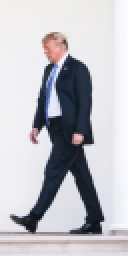
#> input picture prediction_images/human/trump.png, 64 x 128 px (shown 2 times larger)
$ python -i Feature_extraction.py   (imports and definitions only)   (older library calls are emulated)
#> lines starting #> are read from the running program, lines starting #| are printed output that depends on the picture
#> further down, picture is the input picture: shape (128, 64, 3); mean B, G, R 195.3, 189.4, 189.8
import numpy as np
import math
import cv2


#normalization scheme used in research paper
def l2_hys_normalize(v):
    v = np.array(v, dtype=np.float32)  #Change to numpy array for element wise operations
    epsilon = 1e-5
    norm = np.sqrt(np.sum(v ** 2) + epsilon ** 2)
    v = v / norm

    #limit max value
    v = np.clip(v, 0, 0.2)

    #normalise again
    norm = np.sqrt(np.sum(v ** 2) + epsilon ** 2)
    v = v / norm

    v= v.tolist() #convert back to list
    return v

#normalization scheme used in research paper but without clipping
def l2_normalize(v):
    v = np.array(v, dtype=np.float32)  #Change to numpy array for element wise operations
    epsilon = 1e-5
    norm = np.sqrt(np.sum(v ** 2) + epsilon ** 2)
    v = v / norm

    v= v.tolist() #convert back to list
    return v

#Normalisation - scales length of vector to 1
def l1_normalize(v):
    v = np.array(v, dtype=np.float32)
    norm = np.sum(np.abs(v))  # sum of absolute values
    v = v / norm
    return v.tolist()

def softmax_normalize(v):
    v = np.array(v, dtype=np.float32)
    exps = np.exp(v - np.max(v))
    v = exps / np.sum(exps)
    return v.tolist()


def feature_extraction(image, num_bins = 133,  block_size = 16, dx_kernel = np.array([[-1, 0, 1]]), dy_kernel = np.array([[1], [0], [-1]]), detection_window_width = 64, detection_window_height = 128,  norm_technique = "L2-hys", block_forming_pattern = "TL_square"):
    #print(norm_technique)
    #Resize image
#> called with num_bins = 133, block_size = 16, dx_kernel = array of shape (1, 3), dy_kernel = array of shape (3, 1), detection_window_width = 64, detection_window_height = 128, norm_technique = 'L2-hys', block_forming_pattern = 'TL_square'
    detection_window_width = 64
    detection_window_height = 128
    if len(image.shape) == 3 and image.shape[2] == 3:
        image = cv2.cvtColor(image, cv2.COLOR_BGR2GRAY) #convert to grayscale if needed
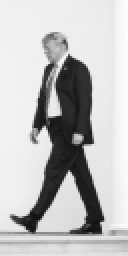
#> image: shape (128, 64) (shown 2 times larger); min 16, max 254, mean 190.2
    image = cv2.resize(image, (detection_window_width, detection_window_height))

    #Calculating derivatives
    Gx = cv2.filter2D(image, cv2.CV_64F, dx_kernel) #x derivatives of image
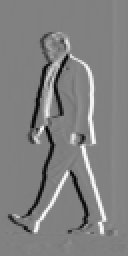
#> Gx: shape (128, 64) float64 (shown 2 times larger); min -212, max 206, mean 0.2; drawn with min black and max white
    Gy = cv2.filter2D(image, cv2.CV_64F, dy_kernel) #y derivatives of image
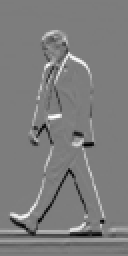
#> Gy: shape (128, 64) float64 (shown 2 times larger); min -199, max 206, mean 0.2; drawn with min black and max white

     #Derivative orientations and magnitudes
    gradient_mag = (Gx**2 + Gy**2)**0.5
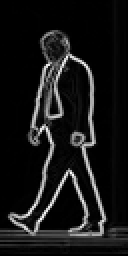
#> gradient_mag: shape (128, 64) float64 (shown 2 times larger); min 0, max 271.8, mean 24.6; drawn with min black and max white
    gradient_orientation = np.arctan2(Gy, Gx)  #in radians
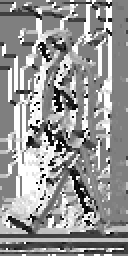
#> gradient_orientation: shape (128, 64) float64 (shown 2 times larger); min -3.13, max 3.14, mean 0.557; drawn with min black and max white
    #print("Oreintation max and min: ", np.min(gradient_orientation), " and ", np.max(gradient_orientation))
    gradient_orientation*=(180.0/math.pi) #convert to degrees
    gradient_orientation%=180.0 #normalise to 0-180 degree range
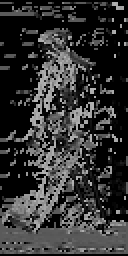
#> gradient_orientation: shape (128, 64) float64 (shown 2 times larger); min 0, max 179.7, mean 50.4

    #print("Gradinet max and min: ", np.min(gradient_mag), " and ", np.max(gradient_mag))
    #print("Oreintation max and min: ", np.min(gradient_orientation), " and ", np.max(gradient_orientation))
    #Split image into cells
    cell_size = 8
    image_histograms = [[[] for _ in range(detection_window_width // cell_size)] for _ in range(detection_window_height // cell_size)] #stores histogram of each cell which has dimensions num_binsx1
    for y in range(0, detection_window_height, cell_size):
        for x in range(0, detection_window_width, cell_size):
            cell_mag = gradient_mag[y:y+8, x:x+8]  #stores gradient magnitudes of cell
            cell_dir = gradient_orientation[y:y+8, x:x+8]  #stores gradient orientations of cells


            #Making histogram
            hist = [0] * num_bins
            bin_size = 180/num_bins
            for row in cell_dir:
                for col in row:
                    hist[int(col//bin_size)]+=1
            image_histograms[y//cell_size][x//cell_size] = hist
#> after the loop, image_histograms = 16 items

    #create blocks by combining cells
    if block_forming_pattern == "TL_square":
        block_pattern = [(0,0), (1,0), (0,1), (1,1)] #makes block from cell to left, down, down-left
    elif block_forming_pattern == "plus":
        block_pattern = [(0,0), (1,0), (-1,0), (0,1), (0,-1)] #makes block from cells in "+" config
    elif block_forming_pattern == "X":
        block_pattern = [(0,0), (1,1), (-1,-1), (-1,1), (1,-1)] #makes block from cells in "X" config i.e. diagonals
    elif block_forming_pattern == "neighbours":
        block_pattern =[(0,0), (1,0), (-1,0), (0,1), (0,-1), (1,1), (-1,-1), (-1,1), (1,-1)] #makes block from all adjacent cells
    elif block_forming_pattern == "vertical":
        block_pattern = [(0,0), (0,1), (0,2)] #makes block from 2 cells below
    elif block_forming_pattern == "horizontal":
        block_pattern = [(0,0), (1,0), (2,0)] #makes block from 2 cells below

    """

    print("Block forming")
    print(block_forming_pattern)
    print(" and so ")
    print(block_pattern)
    """
    blocks_histograms = []
    for y in range(len(image_histograms)):
        for x in range(len(image_histograms[0])):
            block_hist = []
            for coord in block_pattern:
                if y+coord[1] >= len(image_histograms) or x+coord[0] >= len(image_histograms[0]):
                    break
                block_hist += image_histograms[y+coord[1]][x+coord[0]]

            #normalise block
            if (norm_technique == "L1"):
                block_hist = l1_normalize(block_hist)
            elif (norm_technique == "L2"):
                block_hist = l2_normalize(block_hist)
            elif (norm_technique == "L2-hys"):
                block_hist = l2_hys_normalize(block_hist)
            elif (softmax_normalize == "soft-max"):
                block_hist = l2_hys_normalize(block_hist)
            elif (norm_technique == "None"):
                pass
            blocks_histograms += block_hist
#> this loop made 16 passes
#> after the loop, blocks_histograms = 59850 items

    #normalising in 16x16 blocks
    #creates blocks by combining target cell with cell on right, cell below, cell diagonal right below
    """
    blocks_histograms = [[[] for _ in range(detection_window_width//cell_size + 1 - block_size//cell_size)] for _ in range(detection_window_height//cell_size +1 - block_size//cell_size)]
    for y in range(len(blocks_histograms)):
        for x in range(len(blocks_histograms[y])):
            hist = []
            for i in range(block_size//cell_size):
                for j in range(block_size//cell_size):
                    hist += image_histograms[y+i][x+j]
    """

    #blocks_histograms[y][x] = hist


    #num_features = len(blocks_histograms) * len(blocks_histograms[0]) * len(blocks_histograms[0][0])
    #print("Number of features =", len(blocks_histograms))

    return blocks_histograms


>>> import cv2
>>> picture = cv2.imread('prediction_images/human/trump.png')
>>> result = feature_extraction(picture)
#> result = 59850 items
